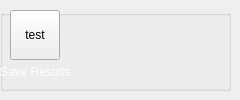
          <widget class="QWidget" name="pageReport">
           <widget class="QGroupBox" name="gboxreport">
            <property name="geometry">
             <rect>
              <x>0</x>
              <y>10</y>
              <width>231</width>
              <height>81</height>
             </rect>
            </property>
            <property name="title">
             <string/>
            </property>
            <widget class="QLabel" name="label_15">
             <property name="geometry">
              <rect>
               <x>0</x>
               <y>50</y>
               <width>70</width>
               <height>25</height>
              </rect>
             </property>
             <property name="text">
              <string>&lt;html&gt;&lt;head/&gt;&lt;body&gt;&lt;p align=&quot;center&quot;&gt;&lt;span style=&quot; color:#ffffff;&quot;&gt;Save Results&lt;/span&gt;&lt;/p&gt;&lt;/body&gt;&lt;/html&gt;</string>
             </property>
            </widget>
            <widget class="QToolButton" name="btnSave">
             <property name="geometry">
              <rect>
               <x>10</x>
               <y>0</y>
               <width>50</width>
               <height>50</height>
              </rect>
             </property>
             <property name="text">
              <string>test</string>
             </property>
             <property name="icon">
              <iconset>
               <normaloff>:/newPrefix/Icons/save.svg</normaloff>:/newPrefix/Icons/save.svg</iconset>
             </property>
             <property name="iconSize">
              <size>
               <width>32</width>
               <height>32</height>
              </size>
             </property>
            </widget>
           </widget>
          </widget>
